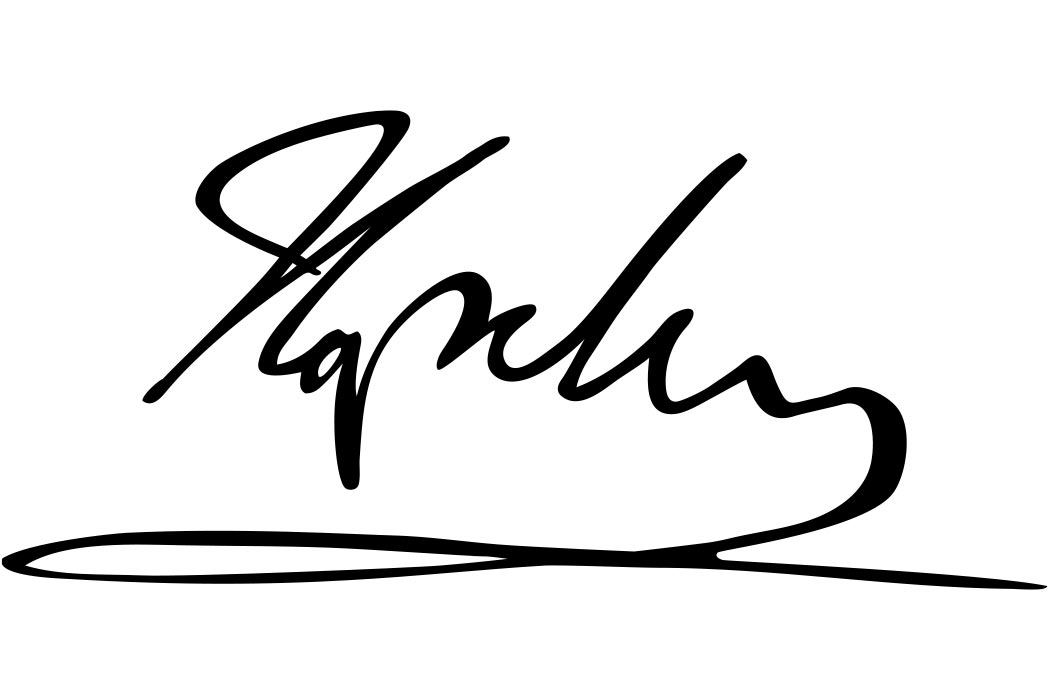
#> input picture src/lab_2/image.jpg, 1050 x 700 px
$ python task4.py
#> lines starting #> are read from the running program, lines starting #| are printed output that depends on the picture; after the words box and inside, x2 and y2 are one past the last pixel; in counts of white or black regions, pixels touching at a corner belong together
# Task 4: Finding black to white transitions
# In this lab task, you have to find black to white transitions for each of the four segments/ blocks of the signature you made in Task3. That is, you have to calculate the number of white pixels in the neighborhood (use 8-connectivity) of each black pixel in the image.

from PIL import Image, ImageDraw


def b2wtrans(img, x1, y1, x2, y2):
    prev = img.getpixel((x1, y1))
    n = 0
    for p in range(x1, x2):
        for q in range(y1, y2):
            curr = img.getpixel((p, q))
            if ((curr == 255) and (prev == 0)):
                n += 1
            prev = curr
    return n


img = Image.open("image.jpg")
#> img is the input picture: PIL image 1050x700 RGB; min 0, max 255, mean 231.7
img = img.convert('1')
#> img: PIL image 1050x700 1; 90.9% white; 1 black region, box (x1, y1, x2, y2) and area: (2, 110, 1047, 590) 66944
width, height = img.size
#> width = 1050; height = 700
left = width
#> left = 1050
right = 0
top = height
#> top = 700
bottom = 0

cx = 0
cy = 0
n = 0

for x in range(width):
    for y in range(height):
       color = img.getpixel((x, y))
       if color == 0:
           if x > right:
               right = x
           if x < left:
               left = x
           if y > bottom:
               bottom = y
           if y < top:
               top = y
#> after the loop, bottom = 589; left = 2; right = 1046; top = 110


for x in range(width):
    for y in range(height):
        if img.getpixel((x,y)) == 0:
            cx += x
            cy += y
            n += 1
#> after the loop, cx = 32771576; cy = 25730665; n = 66944
cx = int(cx/n)
#> cx = 489
cy = int(cy/n)
#> cy = 384

print("Top:"+str(top))
#| Top:110
print("Bottom:"+str(bottom))
#| Bottom:589
print("Left:"+str(left))
#| Left:2
print("Right:"+str(right))
#| Right:1046
print("cx: "+str(cx))
#| cx: 489
print("cy: "+str(cy))
#| cy: 384

d = ImageDraw.Draw(img)


d.rectangle(((left, top), (cx, cy)), outline="black")
d.rectangle(((cx, top), (right, cy)), outline="black")
d.rectangle(((left, cy), (cx, bottom)), outline="black")
d.rectangle(((cx, cy), (right, bottom)), outline="black")

TL = b2wtrans(img, left, top, cx, cy)
#> in b2wtrans, `prev = img.getpixel((x1, y1))`: prev = 0
#> after the loop in b2wtrans, `for p in range(x1, x2):`: n = 1496
#> TL = 1496
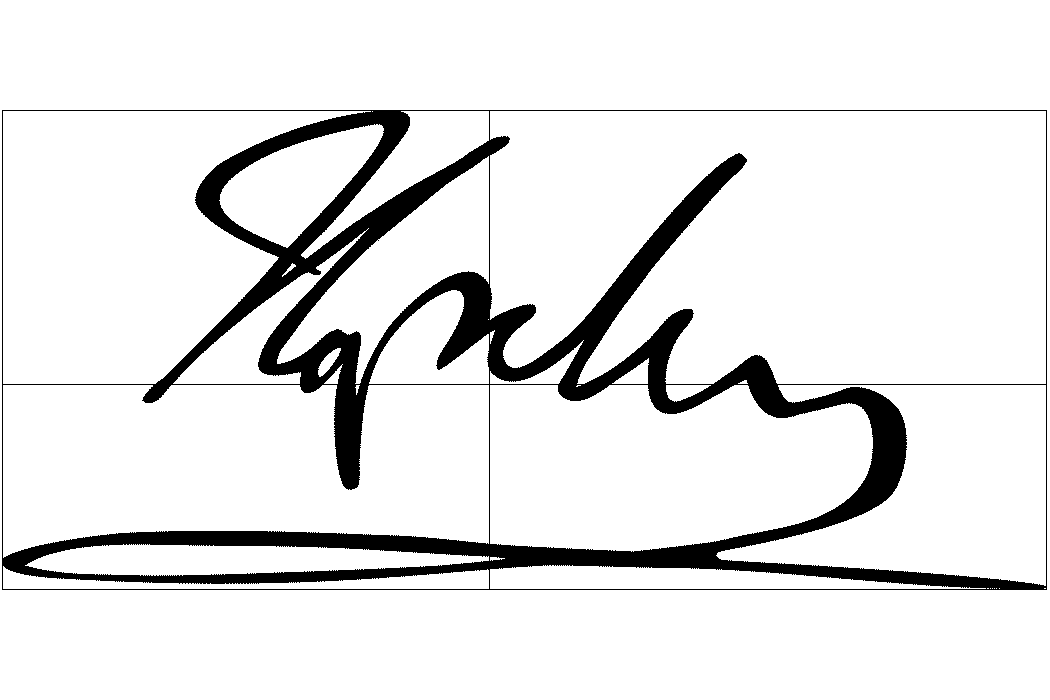
#> img: PIL image 1050x700 1; 90.3% white; 1 black region, box (x1, y1, x2, y2) and area: (2, 110, 1047, 590) 71205
TR = b2wtrans(img, cx, top, right, cy)
#> TR = 965
BL = b2wtrans(img, cx, top, right, cy)
#> BL = 965
BR = b2wtrans(img, cx, top, right, cy)
#> BR = 965

print("TL: "+str(TL))
#| TL: 1496
print("TR: "+str(TR))
#| TR: 965
print("BL: "+str(BL))
#| BL: 965
print("BR: "+str(BR))
#| BR: 965

img.show()
